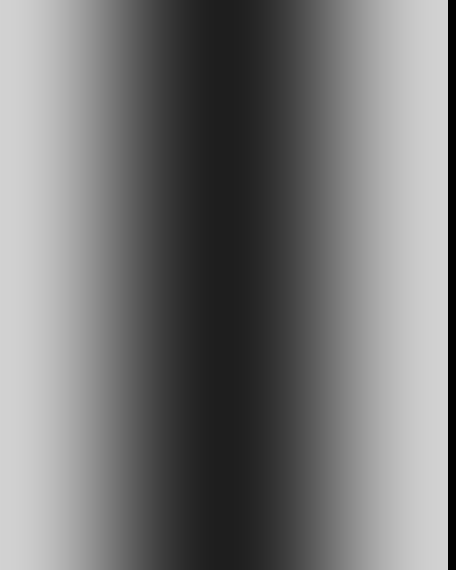
#> input picture demo_py_opencv/cos_pictures/cos_wave_Period_1_initial_phase_0.bmp, 912 x 1140 px (shown at 1/2 size)
$ python three_dimession_image.py
#> lines starting #> are read from the running program, lines starting #| are printed output that depends on the picture
# -*- coding: utf-8 -*-
import numpy as np
import matplotlib.pyplot as plt
import cv2
from mpl_toolkits.mplot3d import Axes3D

def plot_3D_scatter(X,Y,Z,elev=45,azim=45):
    plt.figure("3D_scatter_elev:"+str(elev)+"_azim:"+str(azim))
    ax=plt.subplot(projection='3d')
    ax.scatter3D(X,Y,Z,c='r',s=50,cmap='autumn')
    ax.view_init(elev=elev,azim=azim)#改变绘制图像的视角,即相机的位置,azim沿着z轴旋转，elev沿着y轴
    ax.set_xlabel('X')
    ax.set_ylabel('Y')
    ax.set_zlabel('Z')
    plt.draw()


def plot_3D_surface(X,Y,Z,elev=45,azim=45):
    fig = plt.figure("3D_surface_elev:"+str(elev)+"_azim:"+str(azim))
    ax = Axes3D(fig)
    # ax.plot_surface(X, Y, Z, rstride=1, cstride=1, cmap='rainbow')
    ax.plot_surface(X, Y, Z, rstride=1, cstride=1, cmap='rainbow')
    ax.view_init(elev=elev, azim=azim)  # 改变绘制图像的视角,即相机的位置,azim沿着z轴旋转，elev沿着y轴
    ax.set_zlabel('Z')  # 坐标轴
    ax.set_ylabel('X')
    ax.set_xlabel('Y')
    plt.draw()


if __name__ == "__main__":

    X = np.arange(0, 912, 1)
    Y = np.arange(0, 1140, 1)
    X, Y = np.meshgrid(X, Y)
    img = cv2.imread("./cos_pictures/" + "cos_wave" + "_Period_" + "1" + "_initial_phase_" + "0" + ".bmp")
#> img is the input picture: shape (1140, 912, 3); min 0, max 210, mean 117.5
    Z = cv2.cvtColor(img, cv2.COLOR_BGR2GRAY)
    plot_3D_surface(X, Y, Z, elev=0, azim=0)
#> in plot_3D_surface, `ax.plot_surface(X, Y, Z, rstride=1, cstride=1, cmap='rainbow')`:
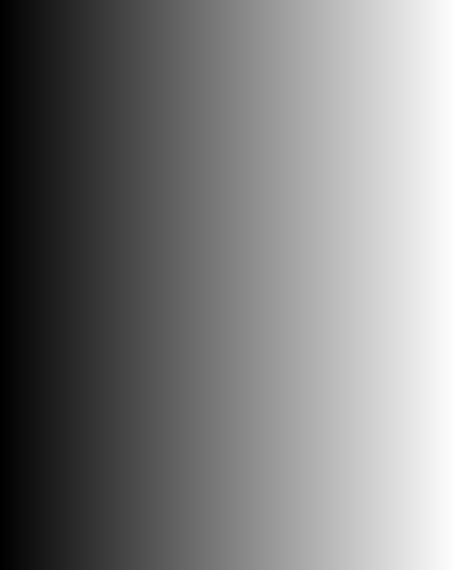
#> X: shape (1140, 912) int64 (shown at 1/2 size); min 0, max 911, mean 455.5; drawn with min black and max white
    plot_3D_surface(X, Y, Z, elev=45, azim=45)
    # plot_3D_surface(X, Y, Z, elev=0, azim=45)
    # plot_3D_surface(X, Y, Z, elev=45, azim=0)

    plot_3D_scatter(X, Y, Z, elev=30, azim=30)
#> (the run stopped early here; a loop or call above may not have finished)
